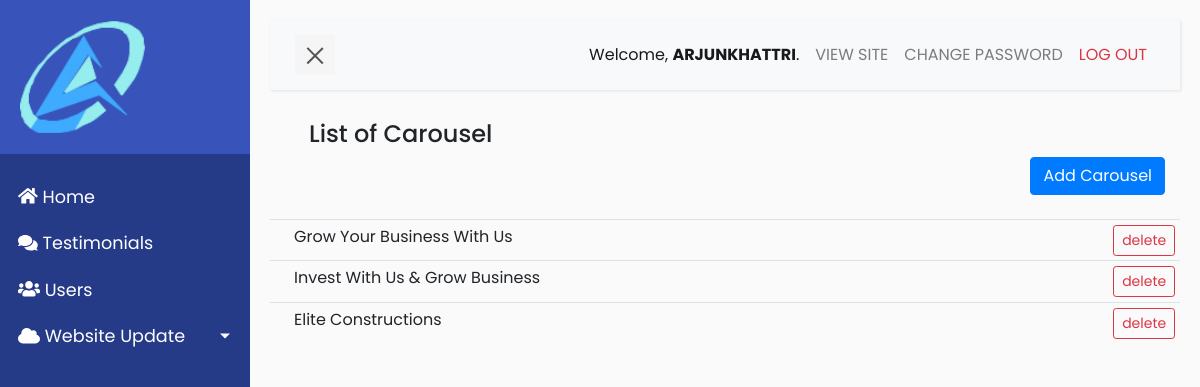
The page /carousel/ (signed in) on the database its author committed.
### constructionapp/models.py (models this page shows, shortened)
class SliderHome(models.Model):
    title = models.CharField(max_length=50, blank=True, null=True)
    text = RichTextUploadingField(blank=True, null=True)
    bg_image = models.ImageField(upload_to='media/Slider')

### constructionapp/views.py (the view)
# urls.py: path('carousel/', views.carousel_list, name='carousel_list'),
@login_required
def carousel_list(request):
    carousel= SliderHome.objects.all()
    context = {'carousel': carousel}
    return render(request, 'page/carousel/list.html', context)

### constructionapp/templates/page/carousel/list.html (shortened to what this page needs)
{% extends  'base.html' %}
{% load static %}
{% block content %}
<div class="container">
    <div class="row">
        <div class="col-xs-12 col-sm-12 col-md-12 col-xl-12">
            <h4 class="ml-4 mb-2">List of Carousel</h4>
        </div>
              <div class="col-xs-12 col-sm-12 col-md-12 col-xl-12 text-right">
                <div class="d-grid gap-2 d-md-flex justify-content-md-end">
                    <a href="{% url 'carousel_create' %}" class="btn btn-primary ">Add Carousel</a>
                </div>
            </div>
        </div>
    </div>
    <div class="row">
        <div class="col-xs-12 col-sm-12 col-md-12 col-xl-12 mt-4">
                <table class="table table-sm table-hover">
                    <tbody>
                        {% if carousel%}
                            {% for c in carousel %}
                                <tr>
                                    <td class="text-capitalize pl-4">
                                        <a href="{%  url 'carousel_detail' c.title %}">{{c.title}}</a>
                                         <a href="{%  url 'carousel_delete' c.id %}">
                                            <button type="button" class="btn btn-sm btn-outline-danger" style="float: right;"> delete</button>
                                        </a>
                                    </td>
                                </tr>
                            {% endfor %}
                        {% else %}
                            <tr>
                                <td class="text-center pt-5">No services found!</td>
                            </tr>
                        {% endif %}
                    </tbody>
                </table>
        </div>
    </div>
</div>
{% endblock content %}

### constructionapp/templates/base.html (shortened to what this page needs)
{% load static %}
<!DOCTYPE html>
<html>
<head>
    <link
        rel="stylesheet"
        href="https://stackpath.bootstrapcdn.com/bootstrap/4.1.0/css/bootstrap.min.css"
>
    <link
        rel="stylesheet" href="{% static 'css/base.css' %}">
    <link
        rel="stylesheet"
        href="https://use.fontawesome.com/releases/v5.2.0/css/all.css"
>
</head>
<body>
    <div class="wrapper">
        <nav id="sidebar">
            <div class="sidebar-header">
                <a href="https://eliteconsultancy.netlify.app/">
                    <img src="{% static 'images/logo.png' %}" alt="NGT Logo" class="img-responsive" style="width:60%;height: auto;">
                </a>
            </div>
            <ul class="list-unstyled components ml-2">
                <li class="active">
                    <a href="{% url 'dashboard' %}">
                        <i class="fa fa-home" aria-hidden="true"></i>
                        Home
                    </a>
                </li>
                <li>
                    <a href="{% url 'testimonials_list' %}">
                        <i class="fa fa-comments" aria-hidden="true"></i>
                        Testimonials
                    </a>
                </li>
                <li>
                    <a href="{% url 'list_admins' %}">
                        <i class="fa fa-users" aria-hidden="true"></i>
                        Users
                    </a>
                </li>
                <li >
                    <a href="#uiSubmenu" data-toggle="collapse" aria-expanded="false" class="dropdown-toggle">
                        <i class="fa fa-cloud" aria-hidden="true"></i>
                        Website Update
                    </a>
                </li>
        </nav>
        <div id="content">
            <nav class="navbar navbar-expand-lg navbar-light bg-light">
                <div class="container-fluid">
                    <button type="button" id="sidebarCollapse" class="navbar-btn">
                        <span></span>
                    </button>
                    <div class="collapse navbar-collapse" id="navbarSupportedContent">
                        <ul class="nav navbar-nav ml-auto">
                            <li class="nav-item active">
                                <div class="nav-link text-capitalize" >Welcome, <span class="text-uppercase font-weight-bold">{{user.get_username}}</span>. </div>
                            </li>
                            <li class="nav-item">
                                <a href="https://eliteconsultancy.netlify.app/" target="_blank" class="text-uppercase nav-link">View Site</a>
                            </li>
                            <li class="nav-item">
                                <a href="{% url 'change_admin_pw' %}" class="nav-link text-uppercase">Change Password</a>
                            </li>
                            <li class="nav-item">
                                <a href="{% url 'admin_logout' %}" class="text-uppercase nav-link text-danger">Log out</a>
                            </li>
                        </ul>
                    </div>
                </div>
            </nav>
            {% block content %}
            {% endblock content %}
    </div>
</body>
</html>

### static/css/base.css (style rules this page uses)
body { font-family: 'Poppins', sans-serif; background: #fafafa; }
a, a:hover, a:focus { color: inherit; text-decoration: none; transition: all 0.3s; }
.navbar { padding: 15px 10px; background: #fff; border: none; border-radius: 0; margin-bottom: 30px; box-shadow: 1px 1px 3px rgba(0, 0, 0, 0.1); }
.navbar-btn { box-shadow: none; outline: none !important; border: none; }
.wrapper { display: flex; width: 100%; align-items: stretch; perspective: 1500px; }
#sidebar { min-width: 250px; max-width: 250px; background: #263b88; color: #fff; transition: all 0.6s cubic-bezier(0.945, 0.020, 0.270, 0.665); transform-origin: bottom left; }
#sidebar .sidebar-header { padding: 20px; background: #3854bb; }
#sidebar ul.components { padding: 20px 0; }
#sidebar ul li a { padding: 10px; font-size: 1.1em; display: block; }
#sidebar ul li.active > a, a[aria-expanded="true"] { color: #fff; background: #263b88; }
a[data-toggle="collapse"] { position: relative; }
.dropdown-toggle::after { display: block; position: absolute; top: 50%; right: 20px; transform: translateY(-50%); }
#content { width: 100%; padding: 20px; min-height: 100vh; transition: all 0.3s; }
#sidebarCollapse { width: 40px; height: 40px; background: #f5f5f5; cursor: pointer; }
#sidebarCollapse span { width: 80%; height: 2px; margin: 0 auto; display: block; background: #555; transition: all 0.8s cubic-bezier(0.810, -0.330, 0.345, 1.375); transition-delay: 0.2s; }
#sidebarCollapse span:last-of-type { transform: rotate(-45deg) translate(1px, -1px); }

### rows shown on the page
SliderHome: title "Grow Your Business With Us"
SliderHome: title "Invest With Us & Grow Business"
SliderHome: title "Elite Constructions"

### other values the page prints
{{ user.get_username }} "ARJUNKHATTRI"
